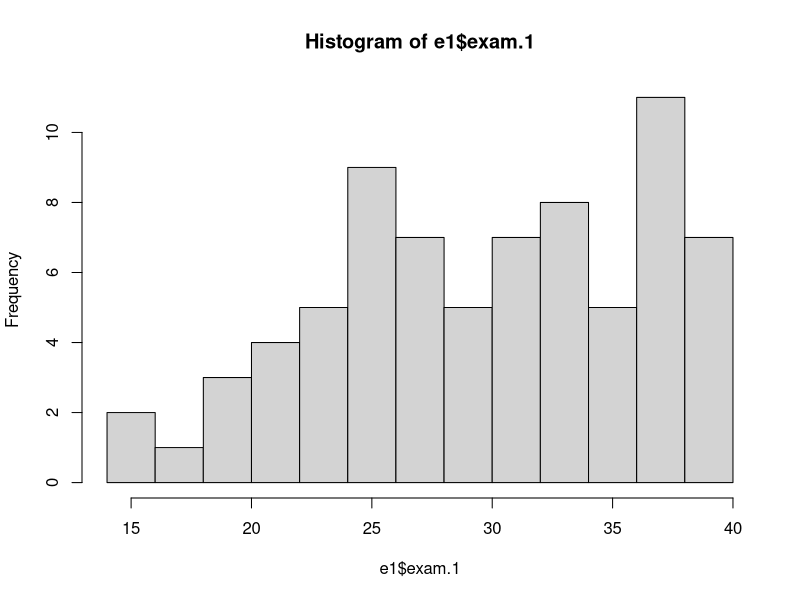
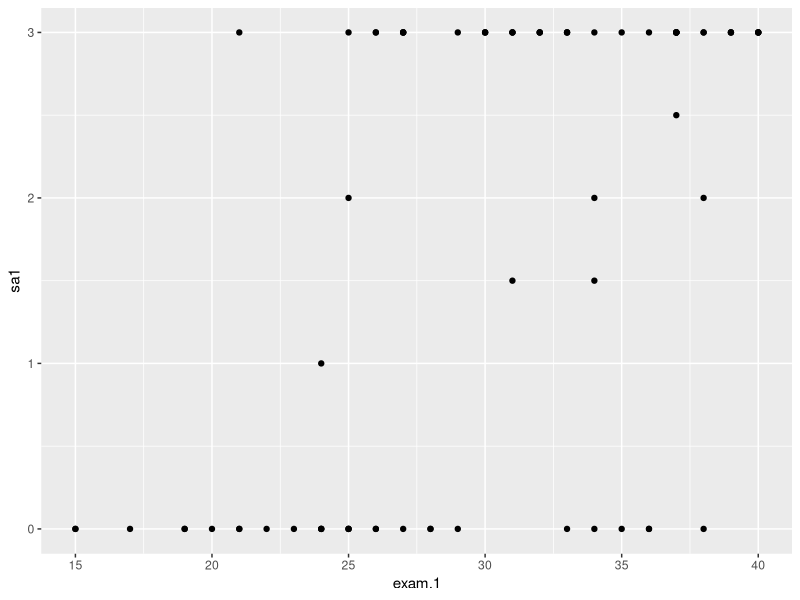
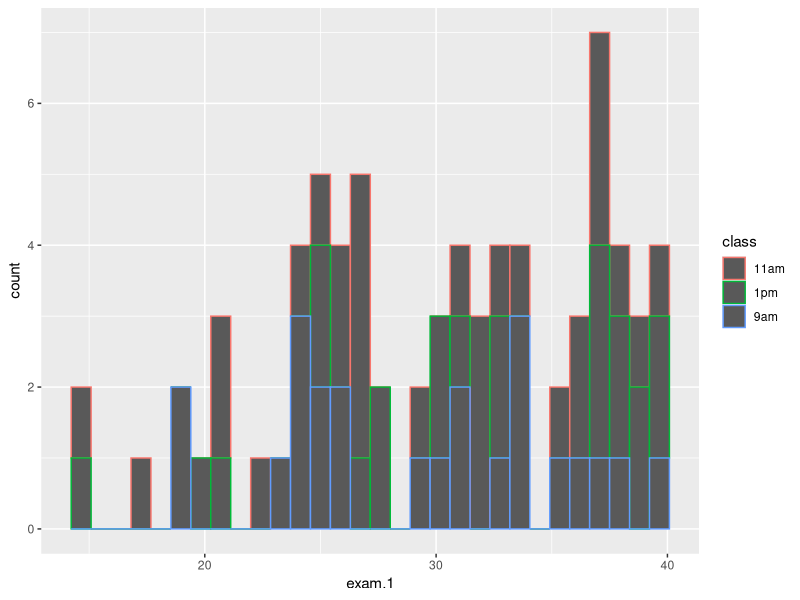

Reproduce these figures in R, in order. (Note: this script raises an error after producing the figures.)
library(clipr)
library(tidyverse)

# obtain dataa

# e1 <- read_clip_tbl(header=T)
# #colnames(e1) <- "exam1"
# e1$class <- "9am"
#
# e2 <- read_clip_tbl(header=T)
# e2$class <- "11am"
#
# e3 <- read_clip_tbl(header=F)
# e3$class <- "1pm"
# colnames(e2) <- colnames(e1)
# colnames(e3) <- colnames(e1)
#
#
# exam1Win26<- rbind(e1,e2)
#
# exam1Win26 <- rbind(e1[e1$class!="1pm",],e3)
#

 # write.csv(exam1Win26,"exam1Win26.csv",row.names = F)

e1 <- read.csv("exam1Win26.csv")

mean(e1$exam.1,na.rm=T)
quantile(e1$exam.1,na.rm=T)
hist(e1$exam.1,breaks=13)
summary(lm(data=e1,sa1~exam.1*class))


# e1 <- exam1Win26

e1 %>%
  filter(complete.cases(.)) %>%
group_by(class) %>%
  mutate(across(exam.1:sa1,~scale(.))) %>%
  summarize(corr=cor(exam.1,sa1))

e1 %>%
  group_by(class) %>% ggplot(aes(x=exam.1, y=sa1,group=class))+geom_point()


e1 %>%
  group_by(class) %>% ggplot(aes(x=exam.1,color=class))+geom_histogram(orientation = 'x')#+facet_grid(~class)

sims <- 1e4

e1mc<- sample(e1$exam1,sims,replace = T)
hist(e1mc)
mean(e1mc)





e1 %>% group_by(class) %>%
  summarise(mean=mean(exam.1,na.rm=T),
            sd=sd(exam.1,na.rm=T),
            med=median(exam.1,na.rm=T),
            n=n())



fisher_z <- function(r) 0.5 * log((1 + r) / (1 - r))

r <- c(0.554, 0.782, 0.307)
n <- c(32, 27, 27)  # class sizes

z <- fisher_z(r)
se <- 1 / sqrt(n - 3)

# compare 11am vs 1pm
z_diff <- (z[1] - z[2]) / sqrt(se[1]^2 + se[2]^2)
p_value <- 2 * (1 - pnorm(abs(z_diff)))


# compare 11am vs 9a
z_diff <- (z[1] - z[3]) / sqrt(se[1]^2 + se[3]^2)
p_value <- 2 * (1 - pnorm(abs(z_diff)))


# compare 1pm vs 9a
z_diff <- (z[2] - z[3]) / sqrt(se[2]^2 + se[3]^2)
p_value <- 2 * (1 - pnorm(abs(z_diff)))


ci_z <- c(NA,NA,NA)
for (i in 1:3){
  ci_z[i] <- z[i] + c(-1,1) * qnorm(.975) * se[i]
}

ci_r <- tanh(ci_z)

plot(x=r,ylim=c(-.2,1.5))
points(r+ci_r,col='red')
points(r-ci_r,col='red')




m1 <- lm(sa1 ~ exam.1 * class, data = e1)
m0 <- lm(sa1 ~ exam.1 + class, data = e1)

anova(m0, m1)
